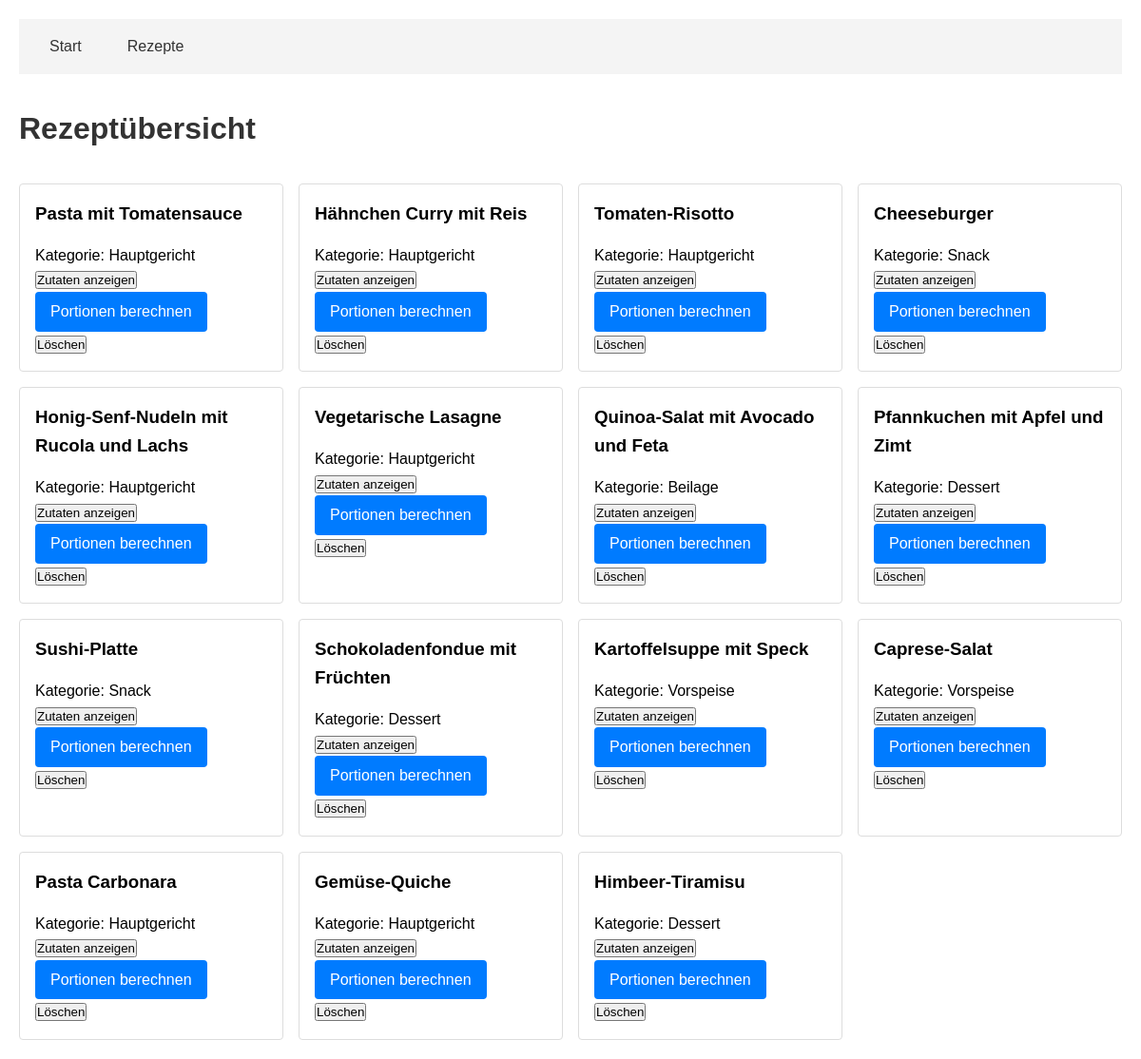
/recipe/, run on an earlier commit of the app's database.
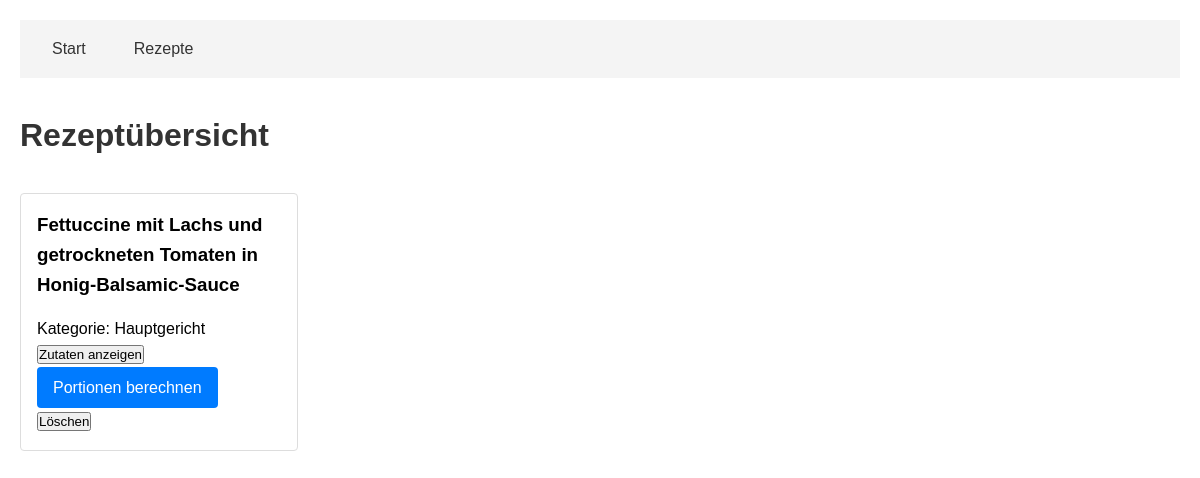
And on a later commit of the database.
### app/models/recipe.py (models this page shows, shortened)
class Recipe(db.Model):
    __tablename__ = 'recipes'
    id = db.Column(db.Integer, primary_key=True, autoincrement=True)
    name = db.Column(db.String, nullable=False)
    description = db.Column(db.Text)
    category = db.Column(db.String)

### app/routes/recipe_routes.py (the view)
@bp.route('/')
def list_recipes():
    recipes = RecipeService.get_all_recipes()
    return render_template('recipes.html', recipes=recipes)

### app/services/recipe_service.py (called while the page is built)
    @staticmethod
    def get_all_recipes():
        return Recipe.query.all()

### app/templates/recipes.html (shortened to what this page needs)
{% extends "base.html" %}
{% block content %}
    <h1>Rezeptübersicht</h1>
    <div class="recipes-grid">
        {% for recipe in recipes %}
            <div class="recipe-card">
                <h3>{{ recipe.name }}</h3>
                <p>Kategorie: {{ recipe.category }}</p>
                <button onclick="showIngredients({{ recipe.id }})">Zutaten anzeigen</button>
                <a href="{{ url_for('recipe.calculate_ingredients', recipe_id=recipe.id) }}" class="btn">Portionen berechnen</a>
                <form action="{{ url_for('recipe.delete_recipe', recipe_id=recipe.id) }}" method="POST">
                    <button type="submit" class="btn-delete">Löschen</button>
                </form>
            </div>
        {% endfor %}
    </div>
{% endblock %}

### app/templates/base.html (shortened to what this page needs)
<!DOCTYPE html>
<html>
<head>
    <link rel="stylesheet" href="{{ url_for('static', filename='css/main.css') }}">
</head>
<body>
    <nav>
        <ul>
            <li><a href="{{ url_for('main.index') }}">Start</a></li>
            <li><a href="{{ url_for('recipe.list_recipes') }}">Rezepte</a></li>
        </ul>
    </nav>
    <main>
        {% block content %}{% endblock %}
    </main>
</body>
</html>

### app/static/css/main.css (style rules this page uses)
* { margin: 0; padding: 0; box-sizing: border-box; }
body { font-family: Arial, sans-serif; line-height: 1.6; padding: 20px; max-width: 1200px; margin: 0 auto; }
nav { background-color: #f4f4f4; padding: 1rem; margin-bottom: 2rem; }
nav ul { list-style: none; display: flex; gap: 1rem; }
nav a { color: #333; text-decoration: none; padding: 0.5rem 1rem; }
h1 { margin-bottom: 2rem; color: #333; }
.recipes-grid { display: grid; grid-template-columns: repeat(auto-fill, minmax(250px, 1fr)); gap: 1rem; margin-top: 2rem; }
.recipe-card { border: 1px solid #ddd; padding: 1rem; border-radius: 4px; background-color: #fff; }
.recipe-card h3 { margin-bottom: 1rem; }
.btn { display: inline-block; padding: 0.5rem 1rem; background-color: #007bff; color: white; text-decoration: none; border-radius: 4px; cursor: pointer; }

What changed in the data, as far as the page shows it:
removed Recipe: name "Hähnchen Curry mit Reis", category "Hauptgericht"
removed Recipe: name "Tomaten-Risotto", category "Hauptgericht"
removed Recipe: name "Cheeseburger", category "Snack"
removed Recipe: name "Honig-Senf-Nudeln mit Rucola und Lachs", category "Hauptgericht"
removed Recipe: name "Vegetarische Lasagne", category "Hauptgericht"
removed Recipe: name "Quinoa-Salat mit Avocado und Feta", category "Beilage"
removed Recipe: name "Pfannkuchen mit Apfel und Zimt", category "Dessert"
removed Recipe: name "Sushi-Platte", category "Snack"
removed Recipe: name "Schokoladenfondue mit Früchten", category "Dessert"
removed Recipe: name "Kartoffelsuppe mit Speck", category "Vorspeise"
removed Recipe: name "Caprese-Salat", category "Vorspeise"
removed Recipe: name "Pasta Carbonara", category "Hauptgericht"
removed Recipe: name "Gemüse-Quiche", category "Hauptgericht"
removed Recipe: name "Himbeer-Tiramisu", category "Dessert"
changed Recipe "Hauptgericht": name "Pasta mit Tomatensauce" → "Fettuccine mit Lachs und getrockneten Tomaten in Honig-Balsamic-Sauce"
